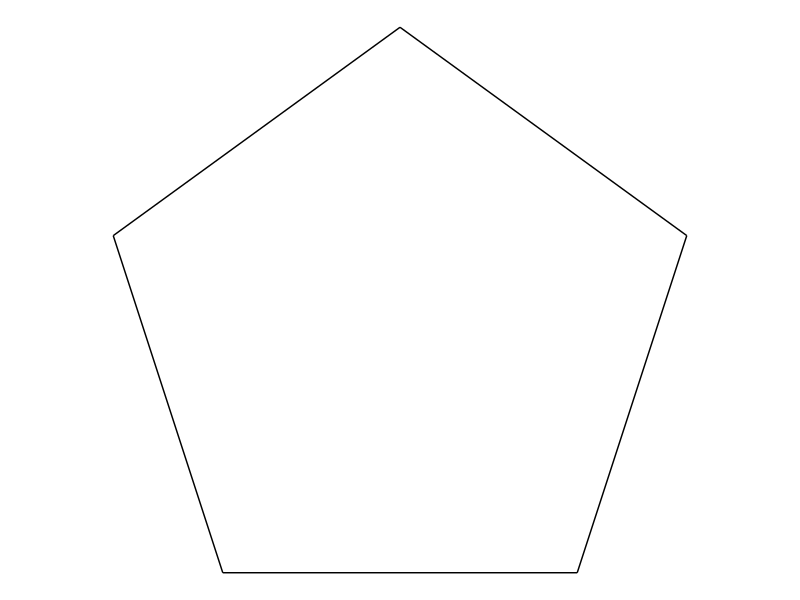
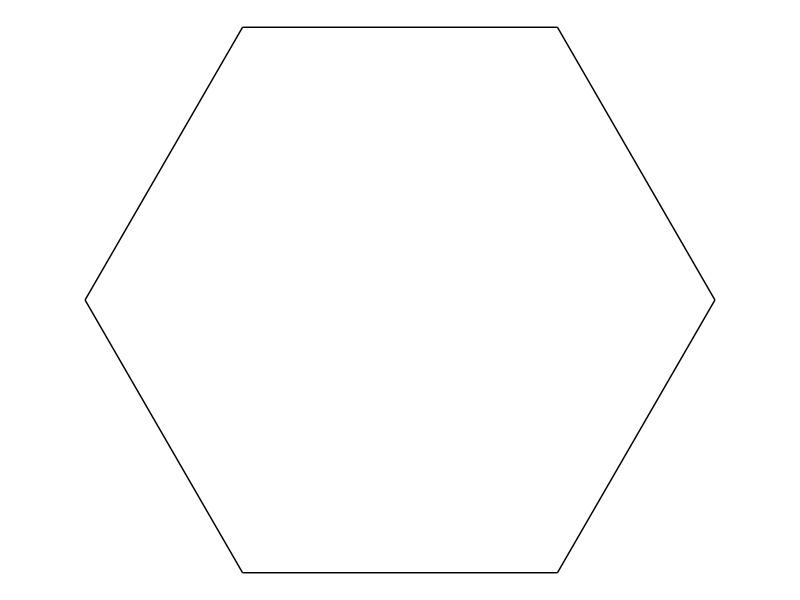
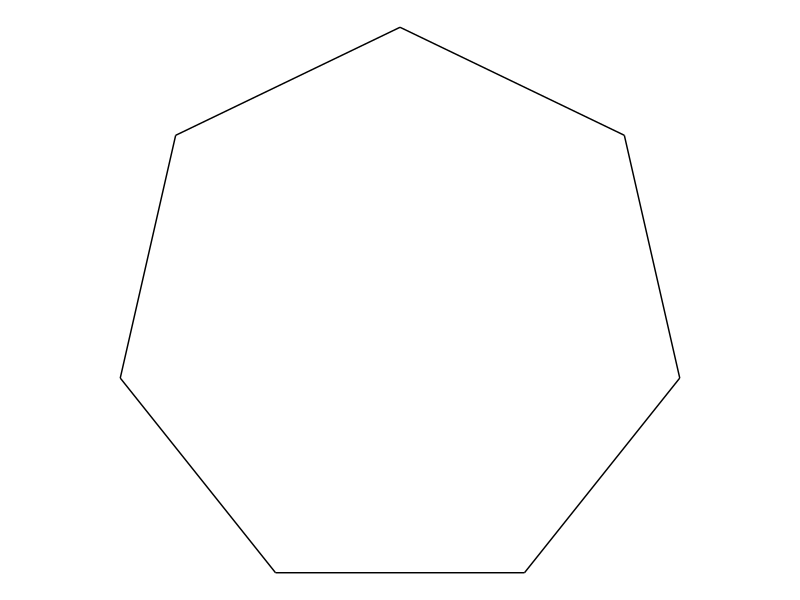
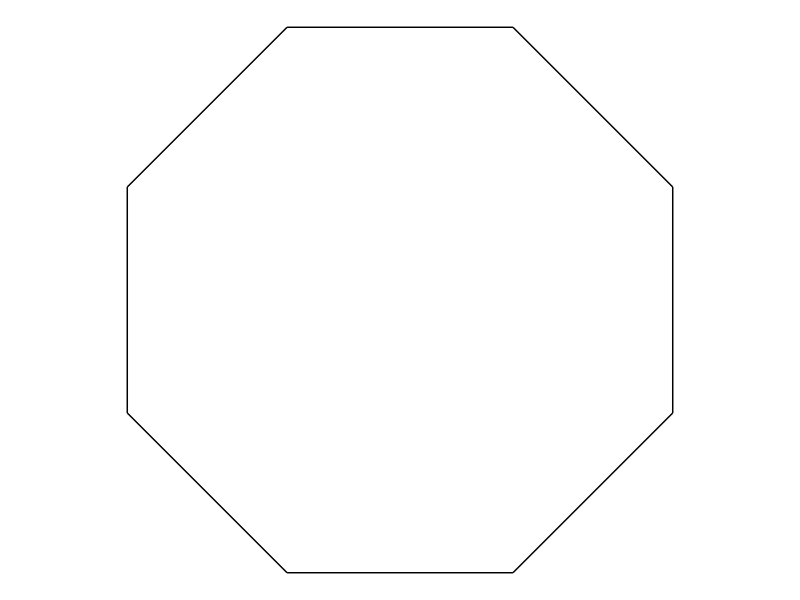
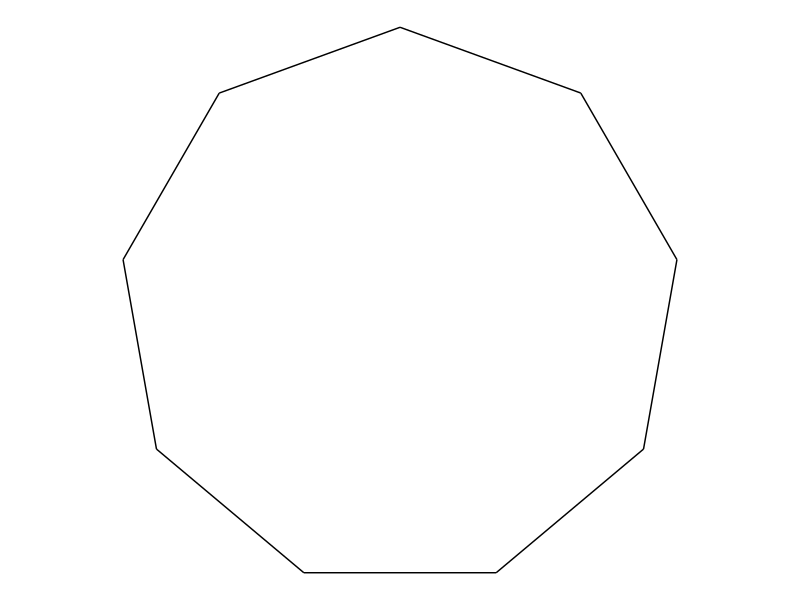
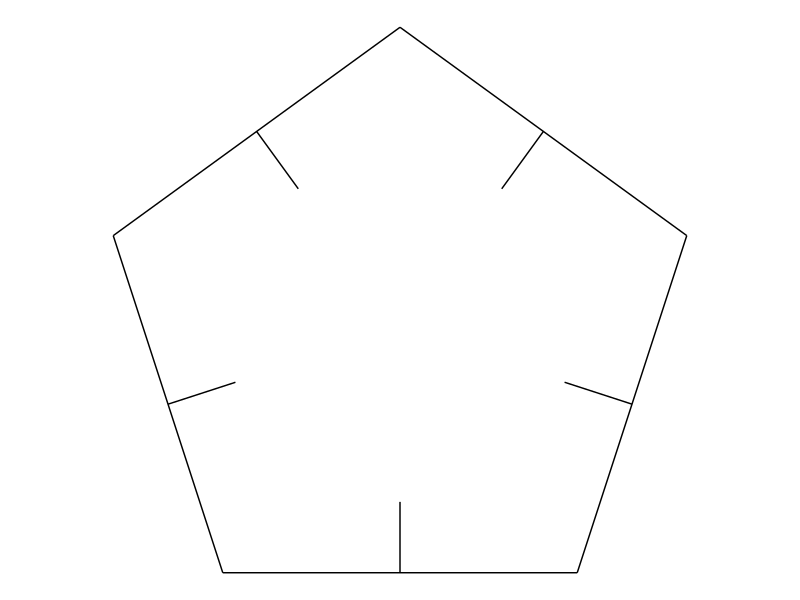
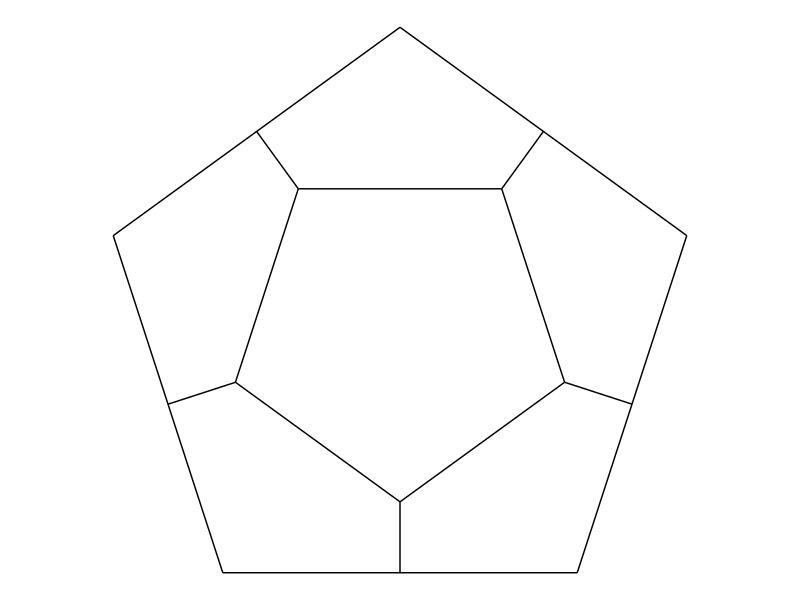
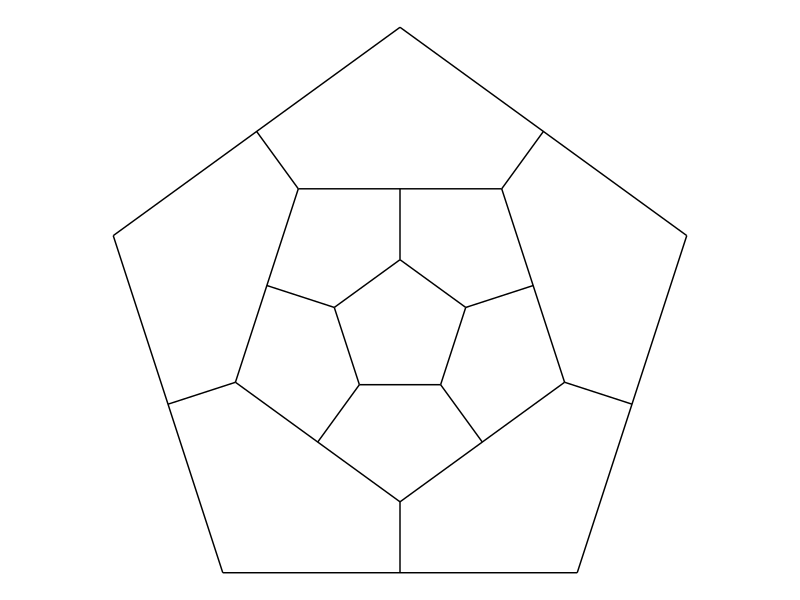

The R script that drew these images, in order:
library(tidyverse)

# Un pentágono ------------------------------------------------------------

pentagon <- tibble(
  x    = accumulate(1:4, ~.x+cos(.y*2*pi/5), .init = 0),
  y    = accumulate(1:4, ~.x+sin(.y*2*pi/5), .init = 0),
  xend = accumulate(2:5, ~.x+cos(.y*2*pi/5), .init = cos(2*pi/5)),
  yend = accumulate(2:5, ~.x+sin(.y*2*pi/5), .init = sin(2*pi/5)))

ggplot(pentagon)+
  geom_segment(aes(x=x, y=y, xend=xend, yend=yend))+
  coord_equal()+
  theme_void()


# Polígono ----------------------------------------------------------------

polygon <- function(n) {
  tibble(
    x    = accumulate(1:(n-1), ~.x+cos(.y*2*pi/n), .init = 0),
    y    = accumulate(1:(n-1), ~.x+sin(.y*2*pi/n), .init = 0),
    xend = accumulate(2:n,     ~.x+cos(.y*2*pi/n), .init = cos(2*pi/n)),
    yend = accumulate(2:n,     ~.x+sin(.y*2*pi/n), .init = sin(2*pi/n)))
}

ggplot(polygon(6))+
  geom_segment(aes(x=x, y=y, xend=xend, yend=yend))+
  coord_equal()+
  theme_void()

ggplot(polygon(7))+
  geom_segment(aes(x=x, y=y, xend=xend, yend=yend))+
  coord_equal()+
  theme_void()

ggplot(polygon(8))+
  geom_segment(aes(x=x, y=y, xend=xend, yend=yend))+
  coord_equal()+
  theme_void()

ggplot(polygon(9))+
  geom_segment(aes(x=x, y=y, xend=xend, yend=yend))+
  coord_equal()+
  theme_void()


# Más segmentos -----------------------------------------------------------

df1 <- polygon(5)

df2 <- df1 %>% 
  mutate(angle = atan2(yend-y, xend-x)+pi/2,
         x = 0.5*x+0.5*xend,
         y = 0.5*y+0.5*yend,
         xend = x+0.2*cos(angle),
         yend = y+0.2*sin(angle)) %>% 
  select(x, y, xend, yend)

df <- bind_rows(df1, df2)

ggplot(df)+
  geom_segment(aes(x=x, y=y, xend=xend, yend=yend))+
  coord_equal()+
  theme_void()


# Un pentágono interno ----------------------------------------------------

df1 <- polygon(5)
df2 <- df1 %>% mutate(
  angle = atan2(yend-y, xend-x)+pi/2,
               x = 0.5*x+0.5*xend,
               y = 0.5*y+0.5*yend,
               xend = x+0.2*cos(angle),
               yend = y+0.2*sin(angle)) %>% 
  select(x, y, xend, yend)

df3 <- df2 %>% mutate(
  x=xend,
  y=yend,
  xend=lead(x, default=first(x)),
  yend=lead(y, default=first(y))) %>% 
  select(x, y, xend, yend)

df <- df1 %>% 
  bind_rows(df2) %>% 
  bind_rows(df3)

ggplot(df)+
  geom_segment(aes(x=x, y=y, xend=xend, yend=yend))+
  coord_equal()+
  theme_void()


# Funciones ---------------------------------------------------------------

mid_points <- function(d) {
  d %>% 
    mutate(
      angle=atan2(yend-y, xend-x) + pi/2,
      x=0.5*x+0.5*xend,
      y=0.5*y+0.5*yend,
      xend=x+0.2*cos(angle),
      yend=y+0.2*sin(angle)) %>% 
    select(x, y, xend, yend)
}

con_points <- function(d) {
  d %>% 
    mutate(
      x=xend,
      y=yend,
      xend=lead(x, default=first(x)),
      yend=lead(y, default=first(y))) %>% 
    select(x, y, xend, yend)
}

df1 <- polygon(5)
df2 <- mid_points(df1)
df3 <- con_points(df2)
df4 <- mid_points(df3)
df5 <- con_points(df4)

df <- df1 %>% 
  bind_rows(df2) %>% 
  bind_rows(df3) %>% 
  bind_rows(df4) %>% 
  bind_rows(df5)

ggplot(df)+
  geom_segment(aes(x=x, y=y, xend=xend, yend=yend))+
  coord_equal()+
  theme_void()


# Iterativo ---------------------------------------------------------------

edges <- 5
niter <- 4

df1 <- polygon(edges)

df <- accumulate(1:niter, 
  .f = function(old, y) {
    if (y %% 2 != 0)
      mid_points(old)
    else
      con_points(old)
  },
  .init = df1
) %>%
  bind_rows()

ggplot(df)+
  geom_segment(aes(x=x, y=y, xend=xend, yend=yend))+
  coord_equal()+
  theme_void()


# Cualquier ángulo --------------------------------------------------------

mid_points <- function(d, p, a) {
  d %>% mutate(
    angle=atan2(yend-y, xend-x) + a,
    x=p*x+(1-p)*xend,
    y=p*y+(1-p)*yend,
    xend=x+0.2*cos(angle),
    yend=y+0.2*sin(angle)) %>% 
    select(x, y, xend, yend)
}

edges <- 7
niter <- 18

df1 <- polygon(edges)

df <- accumulate(.f = function(old, y) {
  if (y%%2!=0) mid_points(old, 0.3, pi/5) else con_points(old)
},
1:niter,
.init=df1) %>% 
  bind_rows()

ggplot(df)+
  geom_segment(aes(x=x, y=y, xend=xend, yend=yend))+
  coord_equal()+
  theme_void()


# Cambiar longitud --------------------------------------------------------

mid_points <- function(d, p, a, i, FUN = function(x) x) {
  d %>% mutate(
    angle=atan2(yend-y, xend-x) + a,
    radius=FUN(i),
    x=p*x+(1-p)*xend,
    y=p*y+(1-p)*yend,
    xend=x+radius*cos(angle),
    yend=y+radius*sin(angle)) %>% 
    select(x, y, xend, yend)
}

edges <- 7
niter <- 18

df1 <- polygon(edges)
df <- accumulate(.f = function(old, y) {
  if (y%%2!=0) mid_points(old, 0.3, pi/5, y) else con_points(old)
},
1:niter,
.init=df1) %>% 
  bind_rows()

ggplot(df)+
  geom_segment(aes(x=x, y=y, xend=xend, yend=yend))+
  coord_equal()+
  theme_void()


# Más iters ---------------------------------------------------------------

edges <- 7
niter <- 250
step <- 2

df1 <- polygon(edges)

df <- accumulate(.f = function(old, y) {
  if (y%%step!=0) mid_points(old, 0.3, pi/5, y) else con_points(old)
},
1:niter,
.init=df1) %>% 
  bind_rows()

ggplot(df)+
  geom_curve(aes(x=x, y=y, xend=xend, yend=yend),
             curvature = 0,
             color="black",
             alpha=0.1)+
  coord_equal()+
  theme(legend.position  = "none",
        panel.background = element_rect(fill="white"),
        plot.background  = element_rect(fill="white"),
        axis.ticks       = element_blank(),
        panel.grid       = element_blank(),
        axis.title       = element_blank(),
        axis.text        = element_blank())
